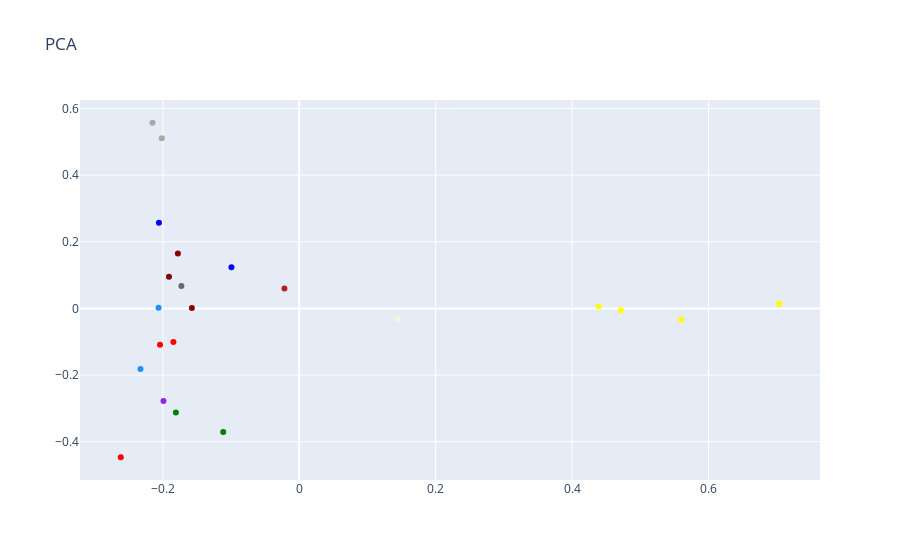

The code cell stored with this chart in its notebook:
### Code cell
trace = go.Scatter(x=result['X'].values,
                   y=result['Y'].values,
                   text=result['texto'].values,
                   mode='markers',
                   marker=dict(color=result['colores'].values)) 

layout = go.Layout(title="PCA")

fig = go.Figure(data=trace, layout=layout)
iplot(fig)

### Figure 1 — Plotly figure (JSON) as saved in the notebook; plotly's stock layout.template omitted (floating-point values rounded to 4 significant figures)
{"data": [{"marker": {"color": ["darkred", "dodgerblue", "dodgerblue", "darkred", "dimgrey", "darkred", "green", "darkgray", "green", "red", "blue", "darkgray", "blue", "red", "red", "beige", "yellow", "yellow", "yellow", "yellow", "yellow", "blueviolet", "firebrick"]}, "mode": "markers", "text": ["Cierto: \nAl Pte Duque le montaron saboteo y violencia desde su elección;\n\nPero: \nAumento d pobreza por pandemia y reforma tributaria generar", "La reforma tributaria retirada fracasó primero en la opinión pública, después en el Congreso.\n\nLa nueva, que pagarían los más pudientes para", "Si la reforma tributaria la pagarían solamente los más pudientes, y es para ampliar políticas sociales y de juventud, el Gbno debería explic", "La violencia que ha aparecido en estos días, no ha sido espontánea, es premeditada y orquestada. \n\nLa protesta social ha sido espontánea, en", "Grupos violentos organizados, \n\ncon terrorismo premeditado, \n\napoyados por algunas autoridades y políticos, \n\ncausan esta destrucción,\n\nla j", "La violencia estaba preparada, la sustentan en una reforma tributaria que saben que no tiene manera de que la aprueben y que se busca un con", "Uribe explica detalles de su propuesta de reforma tributaria - Congreso - Política - https://t.co/NF6TIzyRWT https://t.co/aqGZ7bqyvX", "Senadores y Representantes del Centro Democrático se reunirán mañana a las 7am (Virtual) con el equipo técnico del Gbno para examinar proyec", "Álvaro Uribe pide reforma tributaria \"moderada\" y ahorro para financiar políticas sociales https://t.co/YLkmYcLgwa", "Anif lanza propuestas para patrimonio y dividendos en reforma tributaria https://t.co/nKX3bbchqh", "Al aire en @rcnradio con @jciragorri hablamos de la reforma tributaria social: \n\nhttps://t.co/YMy6gsV4z4", "Congresistas del Centro Democrático sobre Reforma Tributaria https://t.co/JATTQhxC2Z", "La democracia se destruye por pobreza agudizada por pandemia y dificultades q amenazan crisis d finanzas públicas;\n\nQue haya reforma adminis", "“Si no fuera por la pandemia, no tendríamos que hablar de reforma tributaria, lo que se había hecho había sido muy bueno, pero la pandemia o", "“Si no fuera por la pandemia, no necesitaríamos reforma tributaria”: Álvaro Uribe | Patrimonio Radial del Tolima Ecos del Combeima Ibagué ht", "Entrevista @CABLENOTICIAS 07/01/21\n\nRetos 2021: \n\n\"Vamos a necesitar más deuda para poder financiar una nueva tendencia de reducción de pobr", "Entrevista  @lafm 04/01/21\n\nTres retos: Vacunación, reducción de la pobreza, seguridad y narcotráfico. \n\n7. Pregunta  @lcvelez de dónde sald", "Entrevista @lafm 04/01/21\n\nTres retos: Vacunación, reducción de la pobreza, seguridad y narcotráfico. \n\n7. Pregunta @lcvelez de dónde saldrí", "Entrevista @lafm 04/01/21\n\n3 retos: Vacunación, reducción de la pobreza, seguridad y narcotráfico. \n\n6. Sobre la reforma tributaria moderada", "Entrevista @lafm 04/01/21\n\nTres retos: Vacunación, reducción de la pobreza, seguridad y narcotráfico. \n\n4. \"Ese endeudamiento con ese ahorro", "Entrevista @lafm 04/01/21\n\nTres retos: Vacunación, reducción de la pobreza, seguridad y narcotráfico. \n\n4. Dos medidas:\n- Reforma tributaria", "Reforma tributaria: por qué Carrasquilla y Uribe quieren que se discuta en el primer semestre de 2021 https://t.co/fozDicZ9Gs", "“Me da miedo una reforma tributaria porque al país le ha ido muy mal con los altos impuestos”\n\nSiga entrevista aquí ⤵️\nhttps://t.co/weRGQNtz"], "type": "scatter", "x": [-0.1574, -0.2062, -0.2327, -0.1779, -0.1728, -0.191, -0.1809, -0.2152, -0.1114, -0.1845, -0.2057, -0.2015, -0.09942, -0.2041, -0.2617, 0.1448, 0.7038, 0.7038, 0.4717, 0.4391, 0.56, -0.199, -0.02171], "y": [0.0009923, 0.0022, -0.1817, 0.1649, 0.06692, 0.09515, -0.3127, 0.5573, -0.3711, -0.1011, 0.2574, 0.5111, 0.1234, -0.1092, -0.4468, -0.03214, 0.0139, 0.0139, -0.005303, 0.005538, -0.03424, -0.2782, 0.05985]}], "layout": {"title": {"text": "PCA"}}}
